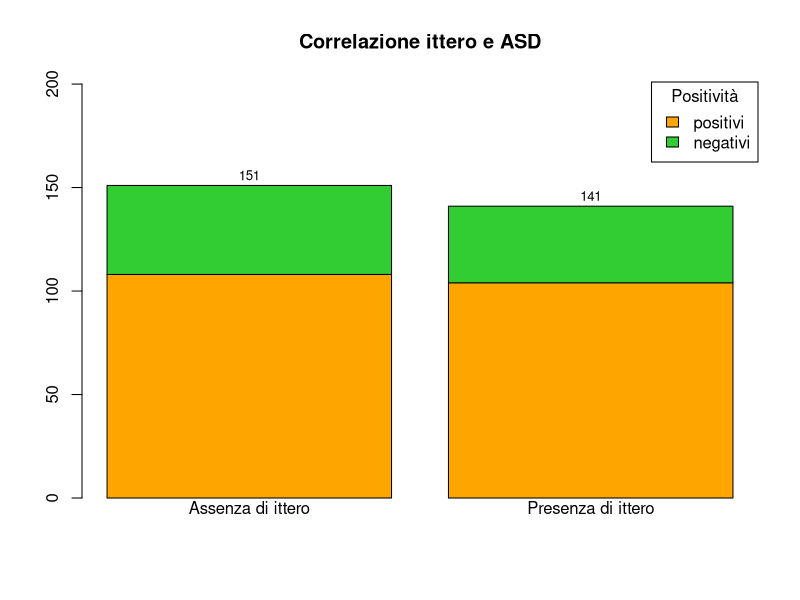

R code for this plot:
# Carica il file CSV
data <- read.csv("Autism-Child-Data.csv")

# Rimuovi le colonne delle variabili age_desc e relation
data <- subset(data, select = -c(age_desc, relation))

ittero <- data$jundice

positività <- data$ClassASD

ittero_positivo <- table(ittero, positività)

label_ittero <- c("Assenza di ittero", "Presenza di ittero")

legenda_positività <- c("positivi", "negativi")

somma_positivi <- colSums(ittero_positivo)

colori_legenda <- c("orange", "limegreen")

altezza_barre <- barplot(ittero_positivo, main="Correlazione ittero e ASD",
                         col=colori_legenda, names.arg = c("", ""), ylim = c(0, max(somma_positivi) + 50))  # Nasconde gli assi
text(x = altezza_barre,
     y = somma_positivi + 5,
     label = somma_positivi,
     cex = 0.8,
     col = "black")

axis(1, at = altezza_barre, labels = label_ittero, tick = FALSE, line = -1)

legend(
  "topright",
  legend = legenda_positività,
  fill = colori_legenda,
  title = "Positività",
  xpd = TRUE
)